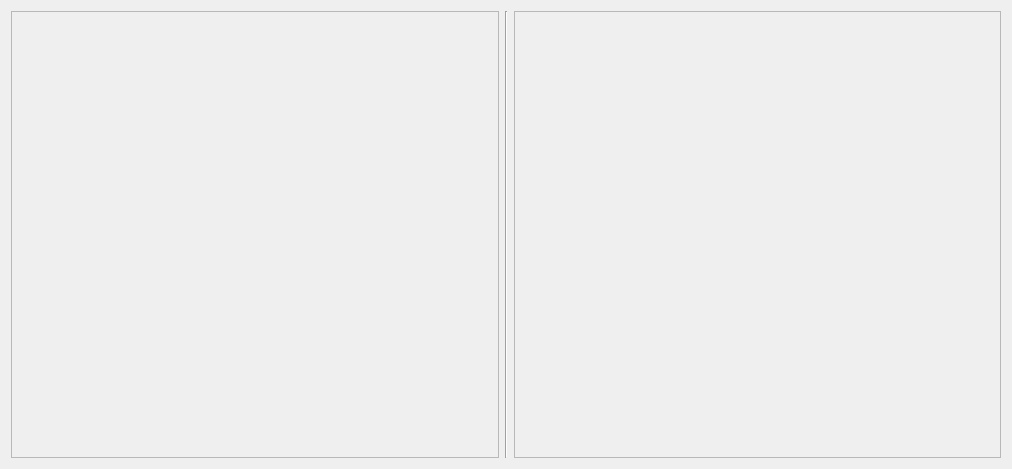
<?xml version="1.0" encoding="UTF-8"?>
<ui version="4.0">
 <class>MDSMetricPlotSubWindow</class>
 <widget class="QWidget" name="MDSMetricPlotSubWindow">
  <property name="geometry">
   <rect>
    <x>0</x>
    <y>0</y>
    <width>1012</width>
    <height>469</height>
   </rect>
  </property>
  <property name="windowTitle">
   <string>Form</string>
  </property>
  <layout class="QGridLayout" name="gridLayout_2">
   <item row="0" column="0">
    <layout class="QGridLayout" name="gridLayout">
     <item row="0" column="2">
      <widget class="QScrollArea" name="scrollArea">
       <property name="sizePolicy">
        <sizepolicy hsizetype="MinimumExpanding" vsizetype="Expanding">
         <horstretch>0</horstretch>
         <verstretch>0</verstretch>
        </sizepolicy>
       </property>
       <property name="widgetResizable">
        <bool>true</bool>
       </property>
       <widget class="QWidget" name="scrollAreaWidgetContents_2">
        <property name="geometry">
         <rect>
          <x>0</x>
          <y>0</y>
          <width>486</width>
          <height>447</height>
         </rect>
        </property>
        <zorder>vtkPlotArea</zorder>
       </widget>
      </widget>
     </item>
     <item row="0" column="1">
      <widget class="Line" name="line">
       <property name="orientation">
        <enum>Qt::Vertical</enum>
       </property>
      </widget>
     </item>
     <item row="0" column="0">
      <widget class="QScrollArea" name="vtkPlotArea">
       <property name="widgetResizable">
        <bool>true</bool>
       </property>
       <widget class="QWidget" name="scrollAreaWidgetContents">
        <property name="geometry">
         <rect>
          <x>0</x>
          <y>0</y>
          <width>487</width>
          <height>447</height>
         </rect>
        </property>
       </widget>
      </widget>
     </item>
    </layout>
   </item>
  </layout>
 </widget>
 <resources/>
 <connections/>
</ui>
